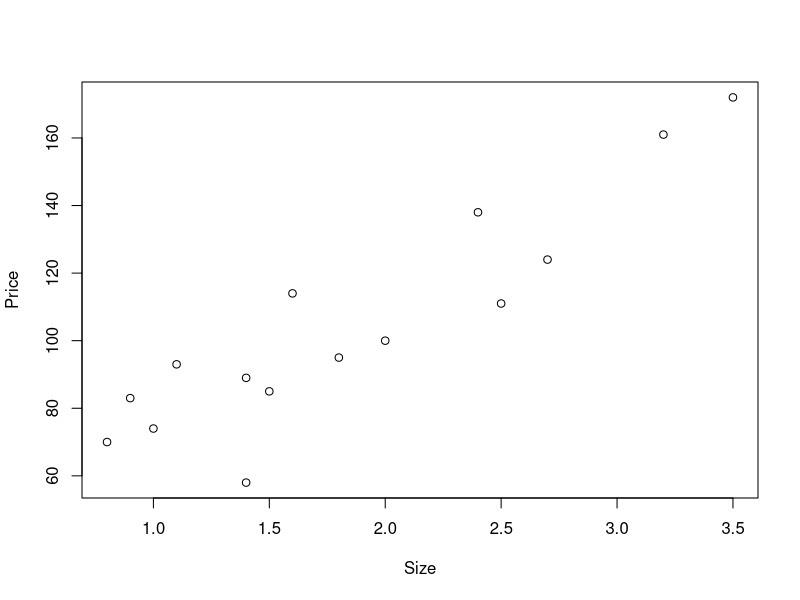
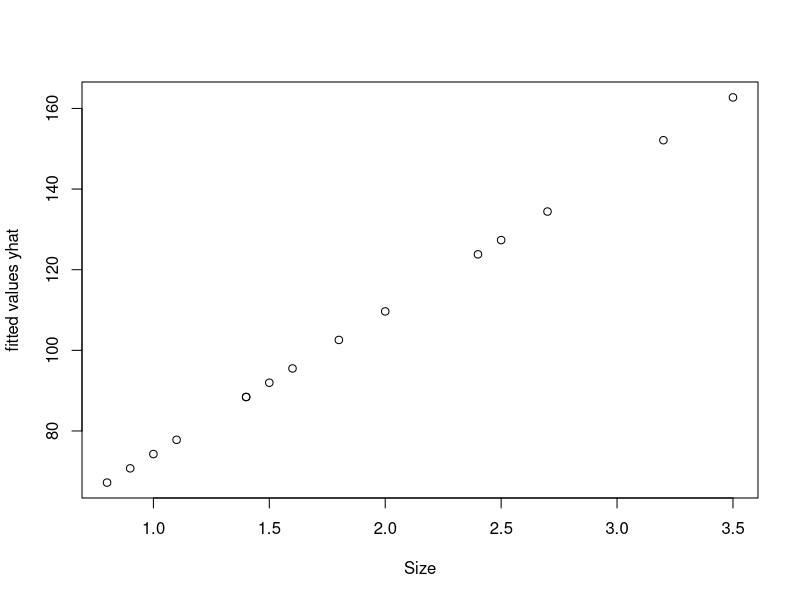
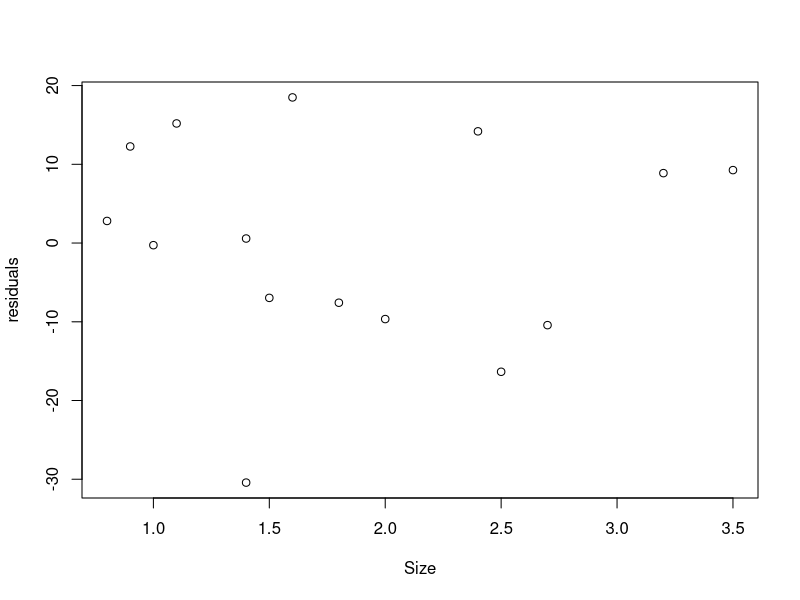

Here is the R script that generated these plots, in order:
# Here I'm putting this small dataset right in the R script...
housing = data.frame(
  Size=c(0.8,0.9,1.0,1.1,1.4,1.4,1.5,1.6,1.8,2.0,2.4,2.5,2.7,3.2,3.5),
  Price=c(70,83,74,93,89,58, 85,114, 95,100,138,111,124,161,172)
)

# The "~" notation here says plot Price on the y axis and Size on the x axis,
# where Price and Size are columns in the object called housing. This notation
# (called a formula) shows up over and over in R.
plot(Price~Size, data=housing)
      
# Here we see the same formula notation -- Price~Size -- that we used to 
# make the scatterplot
fit = lm(Price~Size, data=housing)
print(fit)

# There's a lot more information in the fit object. We'll be unpacking what
# these numbers are over the next few classes.
fit = lm(Price~Size, data=housing)
summary(fit)

# the predict command extracts the predictions (yhat) for each
# observation in the sample. Here we plot those predictions against
# the independent variable Size.
plot(predict(fit)~Size, data=housing, 
     ylab="fitted values yhat")

# cor() computes the sample correlation, which we'll talk more about
# soon.
cor(predict(fit), housing$Size)

# resid() extracts the residuals y - yhat for each observation in the sample
plot(resid(fit)~Size, data=housing, ylab="residuals")

mean(resid(fit));  cor(resid(fit), housing$Size)

